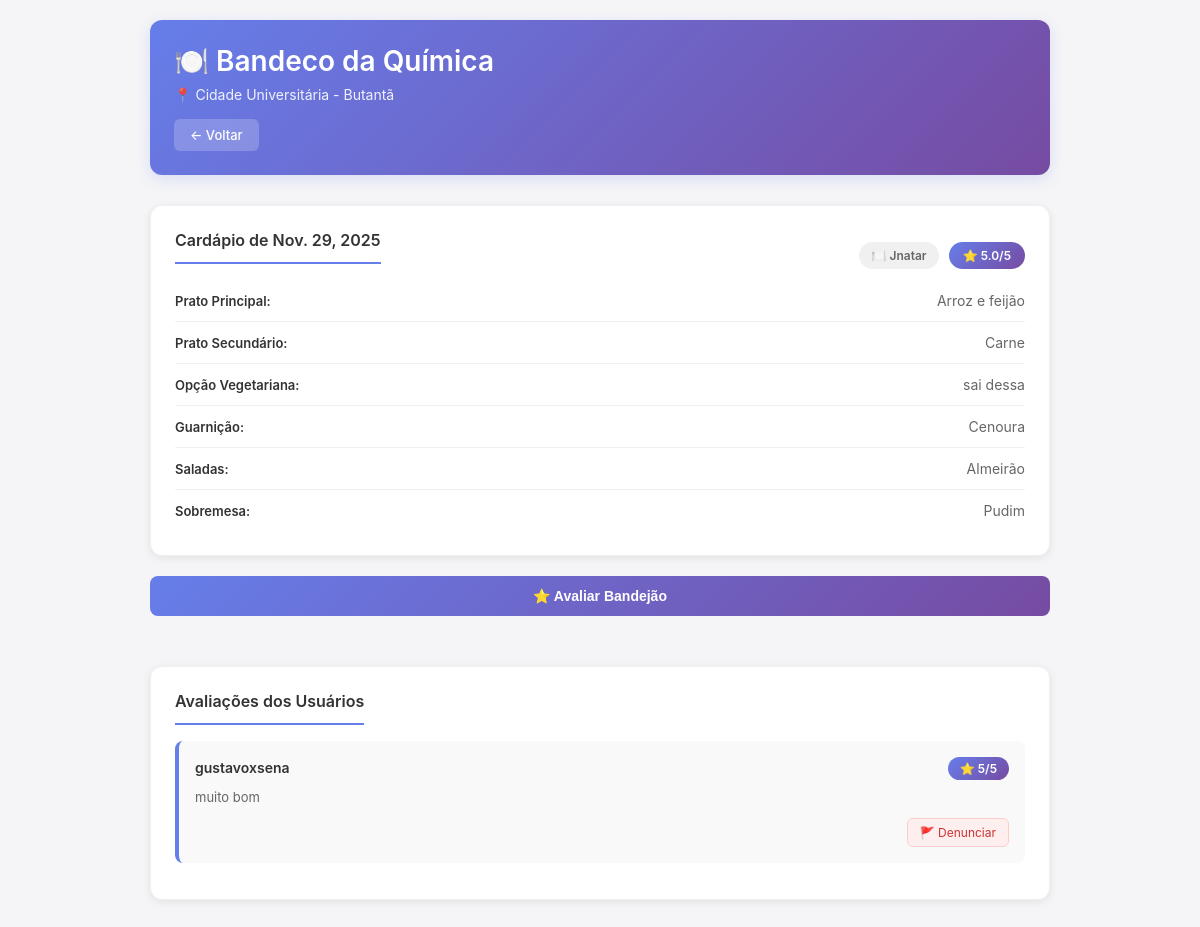
The app's page /cardapio/2/ with its own data.
### core/models.py (models this page shows, shortened)
class Restaurante(models.Model):
    nome = models.CharField(max_length=100)
    unidade = models.CharField(max_length=100)
    capacidade_refeicoes = models.IntegerField()
    descricao = models.TextField(blank=True)

class Cardapio(models.Model):
    restaurante = models.ForeignKey(Restaurante, on_delete=models.CASCADE)
    data = models.DateField()
    tipo_refeicao = models.CharField(max_length=50)
    guarnicao = models.CharField(max_length=100)
    prato_principal = models.CharField(max_length=100)
    prato_secundario = models.CharField(max_length=100)
    opcao_vegetariana = models.CharField(max_length=100, blank=True)
    saladas = models.CharField(max_length=200)
    sobremesa = models.CharField(max_length=100, blank=True)
    acompanhamentos = models.CharField(max_length=100, blank=True, default="")

class Avaliacao(models.Model):
    restaurante = models.ForeignKey(Restaurante, on_delete=models.CASCADE)
    cardapio = models.ForeignKey(Cardapio, on_delete=models.CASCADE)
    usuario = models.ForeignKey(User, on_delete=models.CASCADE)
    estrelas = models.PositiveIntegerField()  # Total: de 1 a 5
    comentario = models.TextField(blank=True)
    curso = models.CharField(max_length=100)
    data = models.DateTimeField(auto_now_add=True)

class User(AbstractUser):
    curso = models.CharField(max_length=100)
    is_admin = models.BooleanField(default=False)
    email_confirmado = models.BooleanField(default=False)
    token_confirmacao = models.CharField(max_length=100, blank=True, null=True)

### core/views.py (the view)
# urls.py: path('cardapio/<int:restaurante_id>/', views.cardapio_view, name='cardapio'),
def cardapio_view(request, restaurante_id):
    restaurante = Restaurante.objects.get(id=restaurante_id)
    cardapio = Cardapio.objects.filter(restaurante=restaurante).order_by('-data').first()
    avaliacoes = Avaliacao.objects.filter(restaurante=restaurante, cardapio=cardapio)
    media = avaliacoes.aggregate(Avg('estrelas'))['estrelas__avg']
    media_estrelas = round(media, 1) if media else 0
    return render(request, 'core/cardapio.html', {
        'restaurante': restaurante,
        'cardapio': cardapio,
        'avaliacoes': avaliacoes,
        'media_estrelas': media_estrelas,
    })

### core/templates/core/cardapio.html (shortened to what this page needs)
<!DOCTYPE html>
<html lang="pt-BR">
<head>
</head>
<body>
    <div class="container">
        <div class="header">
            <h1>🍽️ {{ restaurante.nome }}</h1>
            <p>📍 {{ restaurante.unidade }}</p>
            <a href="{% url 'home_usuario' %}" class="back-btn">← Voltar</a>
        </div>
        {% if cardapio %}
            <div class="section">
               <div style="display: flex; justify-content: space-between; align-items: center; gap: 12px; flex-wrap: wrap;">
    <div class="section-title">Cardápio de {{ cardapio.data }}</div>
    <div style="display: flex; gap: 10px; align-items: center;">
        <span style="background: #f0f0f0; color: #666; padding: 6px 12px; border-radius: 20px; font-size: 12px; font-weight: 600;">
            🍽️ {{ cardapio.tipo_refeicao }}
        </span>
        <span style="background: linear-gradient(135deg, #667eea 0%, #764ba2 100%); color: white; padding: 6px 14px; border-radius: 20px; font-size: 12px; font-weight: 600;">
            ⭐ {{ media_estrelas }}/5
        </span>
    </div>
</div>
                <div class="menu-item">
                    <span class="menu-label">Prato Principal:</span>
                    <span class="menu-value">{{ cardapio.prato_principal }}</span>
                </div>
                <div class="menu-item">
                    <span class="menu-label">Prato Secundário:</span>
                    <span class="menu-value">{{ cardapio.prato_secundario }}</span>
                </div>
                <div class="menu-item">
                    <span class="menu-label">Opção Vegetariana:</span>
                    <span class="menu-value">{{ cardapio.opcao_vegetariana }}</span>
                </div>
                <div class="menu-item">
                    <span class="menu-label">Guarnição:</span>
                    <span class="menu-value">{{ cardapio.guarnicao }}</span>
                </div>
                <div class="menu-item">
                    <span class="menu-label">Saladas:</span>
                    <span class="menu-value">{{ cardapio.saladas }}</span>
                </div>
                <div class="menu-item">
                    <span class="menu-label">Sobremesa:</span>
                    <span class="menu-value">{{ cardapio.sobremesa }}</span>
                </div>
            </div>
            {% if cardapio %}
                <a href="{% url 'avaliar_bandejao' restaurante.id cardapio.id %}">
                    <button class="evaluate-btn">⭐ Avaliar Bandejão</button>
                </a>
            {% endif %}
        {% else %}
            <div class="section">
                <div class="no-menu">
                    📋 Nenhum cardápio cadastrado para este restaurante.
                </div>
            </div>
        {% endif %}
        <div class="section reviews-section">
            <div class="section-title">Avaliações dos Usuários</div>
            {% if avaliacoes %}
                {% for avaliacao in avaliacoes %}
                    <div class="review-card">
                        <div class="review-header">
                            <div>
                                <span class="review-user">{{ avaliacao.usuario.username }}</span>
                            </div>
                            <span class="review-rating">⭐ {{ avaliacao.estrelas }}/5</span>
                        </div>
                        <p class="review-comment">{{ avaliacao.comentario }}</p>
                        <div class="review-actions">
                            <a href="{% url 'denunciar_comentario' avaliacao.id %}" class="report-btn">
                                🚩 Denunciar
                            </a>
                        </div>
                    </div>
                {% endfor %}
            {% else %}
                <div class="no-reviews">
                    💬 Ainda não há avaliações. Seja o primeiro a avaliar!
                </div>
            {% endif %}
        </div>
    </div>
</body>
</html>

### core/templates/core/cardapio.html (style rules this page uses)
* { margin: 0; padding: 0; box-sizing: border-box; }
body { font-family: -apple-system, BlinkMacSystemFont, 'Segoe UI', Roboto, Oxygen, Ubuntu, Cantarell, sans-serif; background: #f5f5f7; min-height: 100vh; padding: 20px; }
.container { max-width: 900px; margin: 0 auto; }
.header { background: linear-gradient(135deg, #667eea 0%, #764ba2 100%); color: white; padding: 24px; border-radius: 12px; margin-bottom: 30px; box-shadow: 0 4px 15px rgba(102, 126, 234, 0.2); }
.header h1 { font-size: 28px; font-weight: 600; margin-bottom: 8px; }
.header p { font-size: 14px; opacity: 0.9; }
.back-btn { display: inline-flex; align-items: center; gap: 8px; background: rgba(255, 255, 255, 0.2); color: white; padding: 8px 16px; border-radius: 6px; text-decoration: none; font-size: 13px; font-weight: 500; border: 1px solid rgba(255, 255, 255, 0.3); transition: all 0.3s ease; cursor: pointer; margin-top: 16px; border: none; }
.section { background: white; border-radius: 12px; padding: 24px; margin-bottom: 20px; box-shadow: 0 2px 8px rgba(0, 0, 0, 0.08); border: 1px solid #f0f0f0; }
.section-title { font-size: 16px; font-weight: 600; color: #333; margin-bottom: 16px; padding-bottom: 12px; border-bottom: 2px solid #667eea; display: inline-block; }
.menu-item { padding: 12px 0; display: flex; justify-content: space-between; align-items: center; border-bottom: 1px solid #f0f0f0; }
.menu-item:last-child { border-bottom: none; }
.menu-label { font-weight: 600; color: #333; font-size: 13px; min-width: 120px; }
.menu-value { color: #666; font-size: 14px; flex: 1; text-align: right; }
.reviews-section { margin-top: 30px; }
.review-card { background: #f9f9f9; border-radius: 8px; padding: 16px; margin-bottom: 12px; border-left: 4px solid #667eea; transition: all 0.3s ease; }
.review-header { display: flex; justify-content: space-between; align-items: start; margin-bottom: 8px; }
.review-user { font-weight: 600; color: #333; font-size: 14px; }
.review-rating { background: linear-gradient(135deg, #667eea 0%, #764ba2 100%); color: white; padding: 4px 12px; border-radius: 20px; font-size: 12px; font-weight: 600; }
.review-comment { color: #666; font-size: 13px; line-height: 1.5; margin-bottom: 10px; }
.review-actions { display: flex; gap: 8px; justify-content: flex-end; }
.report-btn { background: #fee; color: #c33; border: 1px solid #fcc; padding: 6px 12px; border-radius: 6px; font-size: 12px; cursor: pointer; transition: all 0.2s ease; text-decoration: none; display: inline-block; }
.evaluate-btn { width: 100%; padding: 12px; background: linear-gradient(135deg, #667eea 0%, #764ba2 100%); color: white; border: none; border-radius: 8px; font-size: 14px; font-weight: 600; cursor: pointer; transition: transform 0.2s ease, box-shadow 0.2s ease; margin-bottom: 20px; }

### records on screen
Restaurante: nome "Bandeco da Química", unidade "Cidade Universitária - Butantã"
Cardapio: data "Nov. 29, 2025", tipo_refeicao "Jnatar", prato_principal "Arroz e feijão", prato_secundario "Carne", opcao_vegetariana "sai dessa", guarnicao "Cenoura", saladas "Almeirão", sobremesa "Pudim"
Avaliacao: usuario.username "gustavoxsena", estrelas "5", comentario "muito bom"

### other values on screen
{{ media_estrelas }} "5.0"
